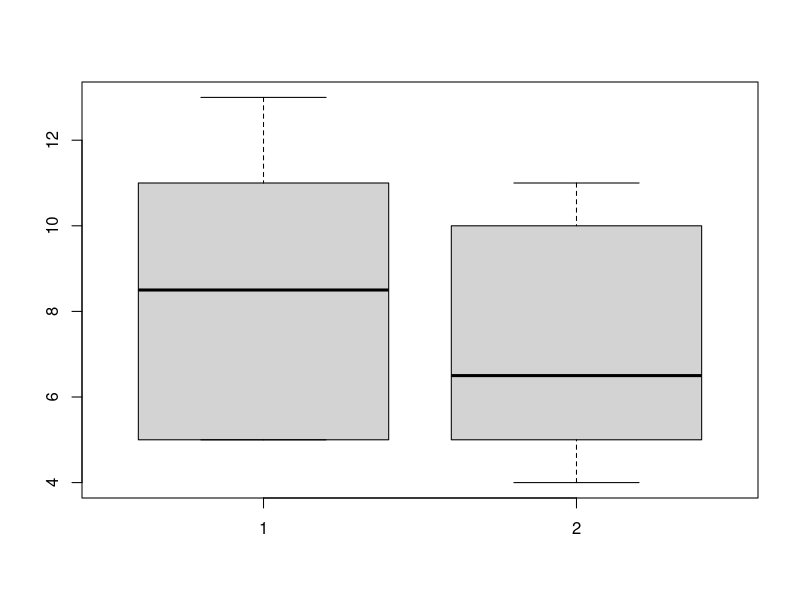

This chart was generated by the following R code: (Note: this script raises an error after producing the figure.)
# Categorical vs numerical

x <- c(5, 5, 5, 13, 7, 11, 11, 9, 8, 9)
y <- c(11, 8, 4, 5, 9, 5, 10, 5, 4, 10)
boxplot(x, y)
# we see that the y variable seems to be less than that of the x variable

# ---
amount <- scan()
# 5 5 5 13 7 11 11 9 8 9 11 8 4 5 9 5 10 5 4 10

category <- scan()
# 1 1 1 1 1 1 1 1 1 1 2 2 2 2 2 2 2 2 2 2

boxplot(amount)
boxplot(amount ~ category)
# Read the part amount ~ category as breaking up the values in amount
# by the categories in category and displaying each one.
# Verbally, you might read this as \amount by category".

# ----
# Bivariate data: numerical vs. numerical

# Side by side boxplots with rug
# By using the rug command we can see all the data. It works best with smallish
# data sets (otherwise use the jitter command to break ties).
data(home)
attach(home)
names(home)
boxplot(scale(old))
boxplot(scale(new))
boxplot(data.frame(scale(home))) 

# Using stripcharts or dotplots
plot(scale(old), scale(new), col = c('red', 'green'))
?plot

# Comparing shapes of distributions
simple.violinplot(scale(old),scale(new))

# ----
# Using scatterplots to compare relationships
?home
plot(old, new, col = c('red', 'green'))

# ---
# R Basics: What does attaching do?
old <- c(5)
old
attach(home)
old

ls() # list all variables
x = 1:2
y = c(2,4)
df = data.frame(x=x, y=y)
rm(y)
attach(df)
ls(pos=2)

# It is important to remember to detach the dataset
